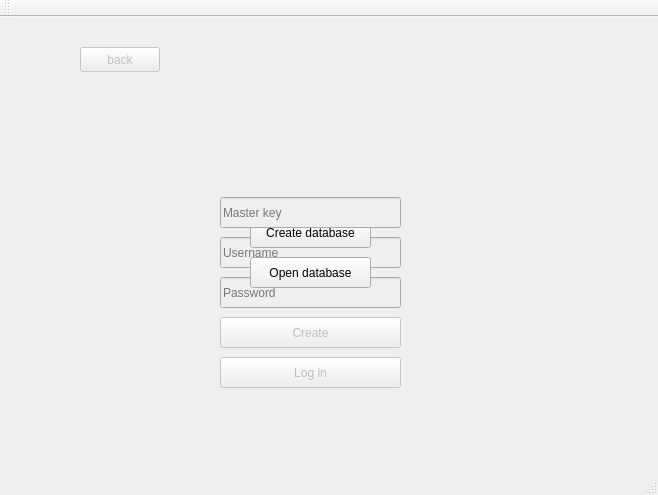
<?xml version="1.0" encoding="UTF-8"?>
<ui version="4.0">
 <class>LoginWindow</class>
 <widget class="QMainWindow" name="LoginWindow">
  <property name="geometry">
   <rect>
    <x>0</x>
    <y>0</y>
    <width>658</width>
    <height>495</height>
   </rect>
  </property>
  <property name="windowTitle">
   <string>MainWindow</string>
  </property>
  <widget class="QWidget" name="centralWidget">
   <widget class="QLineEdit" name="usernameEdit">
    <property name="enabled">
     <bool>false</bool>
    </property>
    <property name="geometry">
     <rect>
      <x>220</x>
      <y>220</y>
      <width>181</width>
      <height>31</height>
     </rect>
    </property>
    <property name="inputMask">
     <string/>
    </property>
    <property name="text">
     <string/>
    </property>
    <property name="placeholderText">
     <string>Username</string>
    </property>
   </widget>
   <widget class="QLineEdit" name="passwordEdit">
    <property name="enabled">
     <bool>false</bool>
    </property>
    <property name="geometry">
     <rect>
      <x>220</x>
      <y>260</y>
      <width>181</width>
      <height>31</height>
     </rect>
    </property>
    <property name="inputMask">
     <string/>
    </property>
    <property name="text">
     <string/>
    </property>
    <property name="echoMode">
     <enum>QLineEdit::Password</enum>
    </property>
    <property name="placeholderText">
     <string>Password</string>
    </property>
   </widget>
   <widget class="QPushButton" name="openDBButton">
    <property name="geometry">
     <rect>
      <x>250</x>
      <y>240</y>
      <width>121</width>
      <height>31</height>
     </rect>
    </property>
    <property name="text">
     <string>Open database</string>
    </property>
   </widget>
   <widget class="QPushButton" name="createDBButton">
    <property name="geometry">
     <rect>
      <x>250</x>
      <y>200</y>
      <width>121</width>
      <height>31</height>
     </rect>
    </property>
    <property name="text">
     <string>Create database</string>
    </property>
   </widget>
   <widget class="QLineEdit" name="masterKeyEdit">
    <property name="enabled">
     <bool>false</bool>
    </property>
    <property name="geometry">
     <rect>
      <x>220</x>
      <y>180</y>
      <width>181</width>
      <height>31</height>
     </rect>
    </property>
    <property name="inputMask">
     <string/>
    </property>
    <property name="text">
     <string/>
    </property>
    <property name="echoMode">
     <enum>QLineEdit::Password</enum>
    </property>
    <property name="placeholderText">
     <string>Master key</string>
    </property>
   </widget>
   <widget class="QPushButton" name="createButton">
    <property name="enabled">
     <bool>false</bool>
    </property>
    <property name="geometry">
     <rect>
      <x>220</x>
      <y>300</y>
      <width>181</width>
      <height>31</height>
     </rect>
    </property>
    <property name="text">
     <string>Create</string>
    </property>
   </widget>
   <widget class="QPushButton" name="loginButton">
    <property name="enabled">
     <bool>false</bool>
    </property>
    <property name="geometry">
     <rect>
      <x>220</x>
      <y>340</y>
      <width>181</width>
      <height>31</height>
     </rect>
    </property>
    <property name="text">
     <string>Log in</string>
    </property>
   </widget>
   <widget class="QPushButton" name="backButton">
    <property name="enabled">
     <bool>false</bool>
    </property>
    <property name="geometry">
     <rect>
      <x>80</x>
      <y>30</y>
      <width>80</width>
      <height>25</height>
     </rect>
    </property>
    <property name="text">
     <string>back</string>
    </property>
   </widget>
  </widget>
  <widget class="QStatusBar" name="statusBar"/>
  <widget class="QToolBar" name="mainToolBar">
   <attribute name="toolBarArea">
    <enum>TopToolBarArea</enum>
   </attribute>
   <attribute name="toolBarBreak">
    <bool>false</bool>
   </attribute>
  </widget>
  <widget class="QMenuBar" name="menuBar">
   <property name="geometry">
    <rect>
     <x>0</x>
     <y>0</y>
     <width>658</width>
     <height>25</height>
    </rect>
   </property>
  </widget>
 </widget>
 <layoutdefault spacing="6" margin="11"/>
 <resources/>
 <connections/>
</ui>
